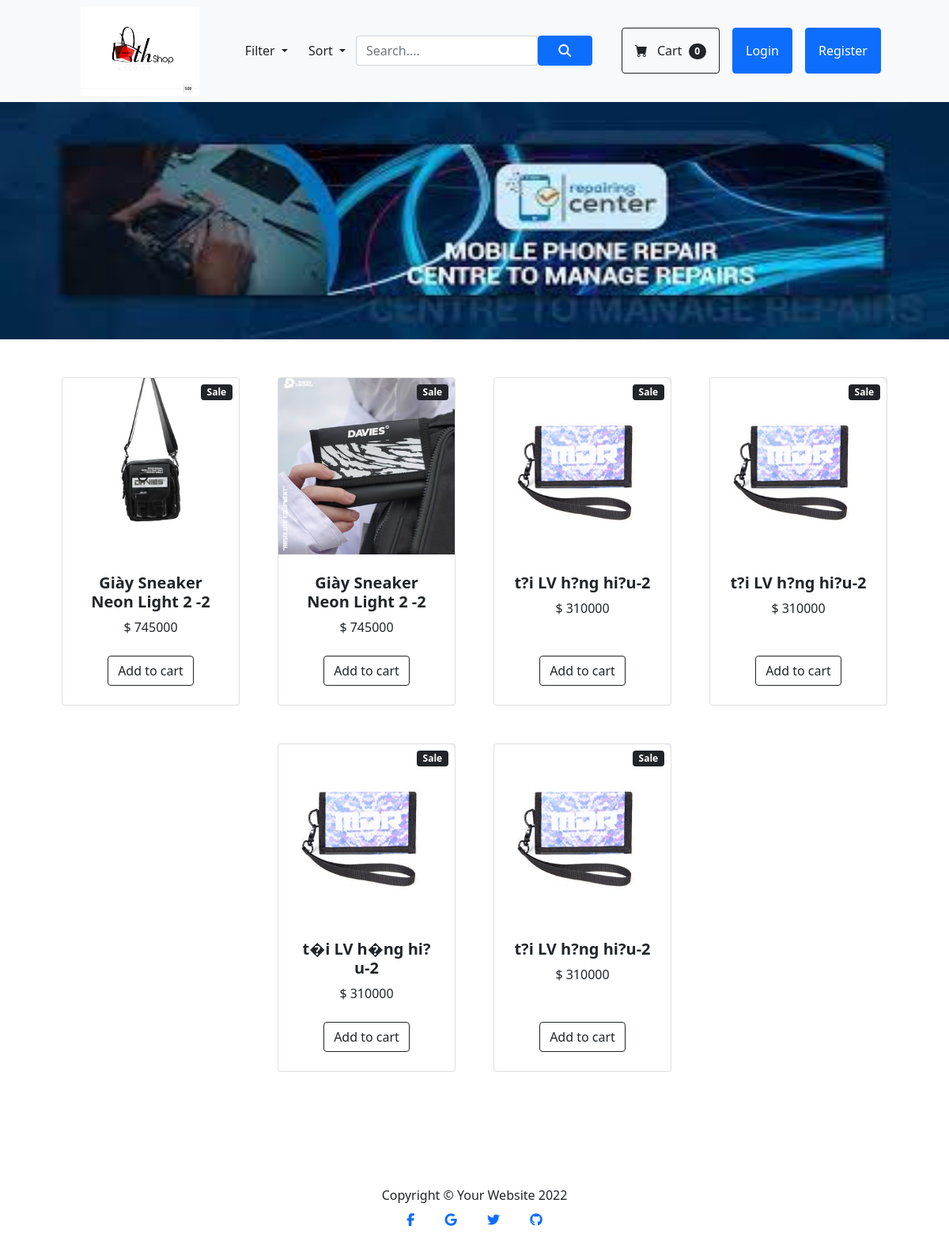
/index.php?action=find&act=filter&nhom=2, run on the app's committed database.
### tables this page shows
CREATE TABLE `hanghoa` (
  `MASP` int(11) NOT NULL,
  `TENSP` varchar(60) NOT NULL,
  `GIA` float NOT NULL,
  `hinh` varchar(50) NOT NULL,
  `nhom` int(4) NOT NULL,
  `soluotxem` int(11) NOT NULL,
  `mota` varchar(2000) NOT NULL,
  `soluongton` int(11) NOT NULL
);

### Model/connect.php (called while the page is built, shortened)
<?php
class connect{
    var $db=null;
    public function __construct(){
        $dsn="mysql:host=localhost;dbname=banhang";
        $user="root";
        $pass="";
        try {
            $this->db=new PDO($dsn,$user,$pass,array(PDO::MYSQL_ATTR_INIT_COMMAND=>"SET NAMES utf8"));
        } catch (\Throwable $th) {
        }
    }
    public function getlist($select){
        $resul=$this->db->query($select);
        return $resul;
    }
}
?>

### Model/hanghoa.php (called while the page is built, shortened)
<?php
class hanghoa{
    public function gethanghoanhom($nhom){
        $db=new connect();
        $select="select * from hanghoa where nhom='$nhom'";
        $result=$db->getlist($select);
        return $result;
    }
}
?>

### View/find.php (the view, shortened to what this page needs)
<section class="py-5">
    <div class="container px-4 px-lg-5 ">
        <div class="row gx-4 gx-lg-5 row-cols-2 row-cols-md-3 row-cols-xl-4 justify-content-center">
            <?php
            if($find!=""){
            while ($set = $resul->fetch()) {
                ?>
                <div class="col mb-5">
                    <div class="card h-100">
                        <div class="badge bg-dark text-white position-absolute" style="top: 0.5rem; right: 0.5rem">Sale
                        </div>
                        <img class="card-img-top" src="./content/Img/<?php echo $set['hinh'] ?>" alt="" />
                        <div class="card-body p-4">
                            <div class="text-center">
                                <h5 class="fw-bolder">
                                    <?php echo $set['TENSP'] . "-" . $set['nhom'] ?>
                                </h5>
                                $
                                <?php echo $set["GIA"] ?>
                            </div>
                        </div>
                        <div class="card-footer p-4 pt-0 border-top-0 bg-transparent">
                            <div class="text-center"><a class="btn btn-outline-dark mt-auto"
                                    href="index.php?action=hanghoa&act=chitietbanhang&id=<?php echo $set['MASP'] ?>">Add to cart</a></div>
                        </div>
                    </div>
                </div>
            <?php }}else{ ?>
                <div>
                <h2>Không có sản phẩm nào phù hợp với tìm kiêm của bạn</h1>
                </div>
            <?php
            }
            ?>
        </div>
    </div>
</section>

### data on the page
hanghoa: hinh (picture), TENSP "Giày Sneaker Neon Light 2", nhom "2", GIA "745000"
hanghoa: hinh (picture), TENSP "Giày Sneaker Neon Light 2", nhom "2", GIA "745000"
hanghoa: hinh (picture), TENSP "t?i LV h?ng hi?u", nhom "2", GIA "310000"
hanghoa: hinh (picture), TENSP "t?i LV h?ng hi?u", nhom "2", GIA "310000"
hanghoa: hinh (picture), TENSP "t�i LV h�ng hi?u", nhom "2", GIA "310000"
hanghoa: hinh (picture), TENSP "t?i LV h?ng hi?u", nhom "2", GIA "310000"
